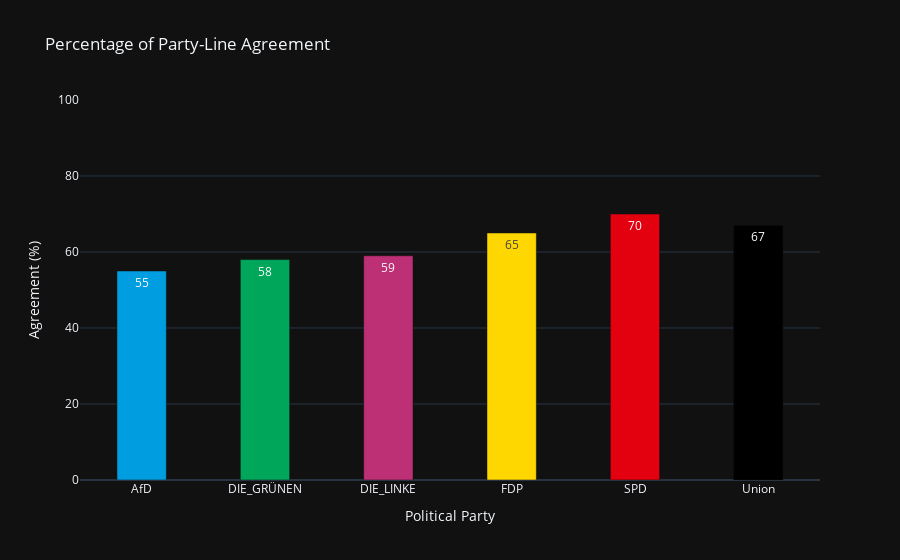

The cell this chart's notebook holds for it:
### Code cell
import plotly.graph_objects as go

percentage_partyline = {
    'AfD': 55,
    'DIE_GRÜNEN': 58,
    'DIE_LINKE': 59,
    'FDP': 65,
    'SPD': 70,
    'Union': 67
}

colors = {
    'AfD': '#009EE0',
    'DIE_GRÜNEN': '#00A65A',
    'DIE_LINKE': '#BE3075',
    'FDP': '#FFD700',
    'SPD': '#E3000F',
    'Union': '#000000'
}

fig = go.Figure(go.Bar(
    x=list(percentage_partyline.keys()),
    y=list(percentage_partyline.values()),
    marker_color=[colors[party] for party in percentage_partyline],
    width=0.4
))

fig.update_layout(
    title='Percentage of Party-Line Agreement',
    xaxis_title='Political Party',
    yaxis_title='Agreement (%)',
    yaxis=dict(range=[0, 100]),
    template='plotly_dark'
)

fig.update_traces(text=list(percentage_partyline.values()), textposition='auto')

fig.show()

### Figure 1 — Plotly figure (JSON) as saved in the notebook; plotly's stock layout.template omitted (floating-point values rounded to 4 significant figures)
{"data": [{"marker": {"color": ["#009EE0", "#00A65A", "#BE3075", "#FFD700", "#E3000F", "#000000"]}, "text": ["55", "58", "59", "65", "70", "67"], "textposition": "auto", "type": "bar", "width": 0.4, "x": ["AfD", "DIE_GRÜNEN", "DIE_LINKE", "FDP", "SPD", "Union"], "y": [55, 58, 59, 65, 70, 67]}], "layout": {"title": {"text": "Percentage of Party-Line Agreement"}, "xaxis": {"title": {"text": "Political Party"}}, "yaxis": {"range": [0, 100], "title": {"text": "Agreement (%)"}}}}
